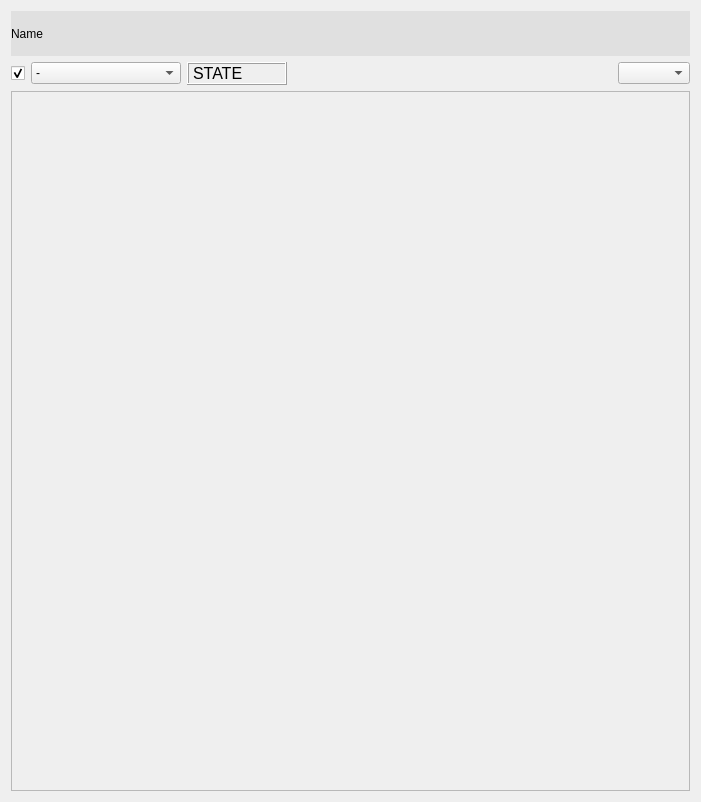
<?xml version="1.0" encoding="UTF-8"?>
<ui version="4.0">
 <class>MangerCtrlContainer</class>
 <widget class="QWidget" name="MangerCtrlContainer">
  <property name="geometry">
   <rect>
    <x>0</x>
    <y>0</y>
    <width>701</width>
    <height>802</height>
   </rect>
  </property>
  <property name="sizePolicy">
   <sizepolicy hsizetype="Expanding" vsizetype="Expanding">
    <horstretch>0</horstretch>
    <verstretch>0</verstretch>
   </sizepolicy>
  </property>
  <property name="windowTitle">
   <string>Form</string>
  </property>
  <layout class="QGridLayout" name="gridLayout">
   <item row="0" column="0">
    <layout class="QVBoxLayout" name="verticalLayout_2">
     <item>
      <widget class="QLabel" name="name">
       <property name="styleSheet">
        <string notr="true">background-color: #e0e0e0;</string>
       </property>
       <property name="text">
        <string>Name</string>
       </property>
      </widget>
     </item>
     <item>
      <layout class="QHBoxLayout" name="horizontalLayout">
       <item>
        <widget class="QCheckBox" name="check_all">
         <property name="toolTip">
          <string>&lt;html&gt;&lt;head/&gt;&lt;body&gt;&lt;p&gt;Check / Unchek All devices for command&lt;/p&gt;&lt;/body&gt;&lt;/html&gt;</string>
         </property>
         <property name="text">
          <string/>
         </property>
         <property name="checked">
          <bool>true</bool>
         </property>
        </widget>
       </item>
       <item>
        <widget class="QComboBox" name="state_action">
         <property name="minimumSize">
          <size>
           <width>150</width>
           <height>0</height>
          </size>
         </property>
         <item>
          <property name="text">
           <string>-</string>
          </property>
         </item>
         <item>
          <property name="text">
           <string>INIT</string>
          </property>
         </item>
         <item>
          <property name="text">
           <string>ENABLE</string>
          </property>
         </item>
         <item>
          <property name="text">
           <string>DISABLE</string>
          </property>
         </item>
         <item>
          <property name="text">
           <string>RESET</string>
          </property>
         </item>
        </widget>
       </item>
       <item>
        <widget class="QLabel" name="state">
         <property name="minimumSize">
          <size>
           <width>100</width>
           <height>0</height>
          </size>
         </property>
         <property name="font">
          <font>
           <pointsize>12</pointsize>
          </font>
         </property>
         <property name="frameShape">
          <enum>QFrame::Box</enum>
         </property>
         <property name="frameShadow">
          <enum>QFrame::Raised</enum>
         </property>
         <property name="text">
          <string>STATE</string>
         </property>
         <property name="alignment">
          <set>Qt::AlignLeading|Qt::AlignLeft|Qt::AlignVCenter</set>
         </property>
        </widget>
       </item>
       <item>
        <spacer name="horizontalSpacer">
         <property name="orientation">
          <enum>Qt::Horizontal</enum>
         </property>
         <property name="sizeHint" stdset="0">
          <size>
           <width>40</width>
           <height>20</height>
          </size>
         </property>
        </spacer>
       </item>
       <item>
        <widget class="QComboBox" name="layout_selector"/>
       </item>
      </layout>
     </item>
    </layout>
   </item>
   <item row="1" column="0">
    <widget class="QFrame" name="device_container">
     <property name="minimumSize">
      <size>
       <width>0</width>
       <height>700</height>
      </size>
     </property>
     <property name="frameShape">
      <enum>QFrame::StyledPanel</enum>
     </property>
     <property name="frameShadow">
      <enum>QFrame::Raised</enum>
     </property>
    </widget>
   </item>
  </layout>
 </widget>
 <resources/>
 <connections/>
</ui>
